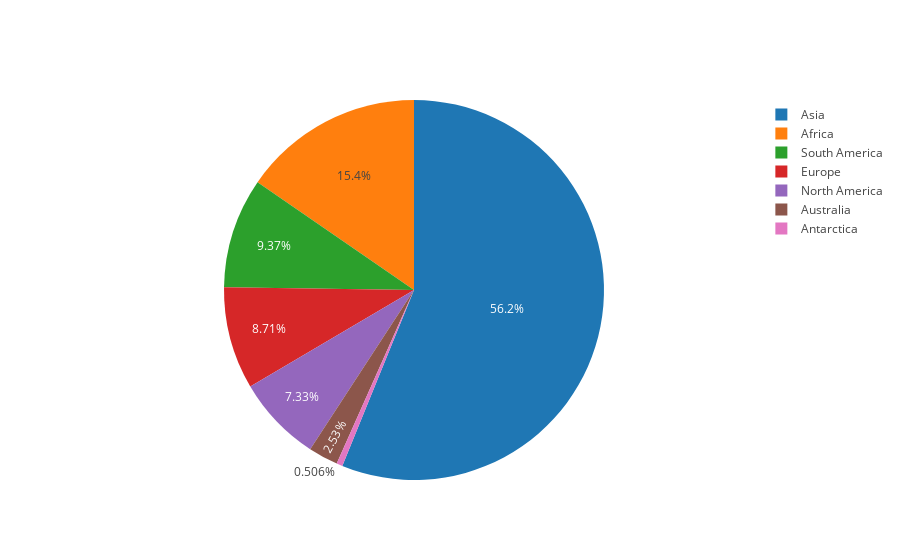

Notebook source saved alongside this figure:
### Code cell
data = [trace]

offline.iplot(data)

### Figure 1 — Plotly figure (JSON) as saved in the notebook; plotly's stock layout.template omitted (floating-point values rounded to 4 significant figures)
{"data": [{"labels": ["Asia", "Africa", "Antarctica", "North America", "South America", "Australia", "Europe"], "type": "pie", "values": [4436, 1216, 40, 579, 740, 200, 688]}], "layout": {}}
